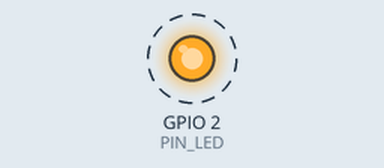
Simulated run of this sketch. Board: ESP32. Shown: output pins drawn as LEDs (lit = HIGH). Dashed ring = blinking. Nothing arrives over Bluetooth unless stated; a phone connects over Bluetooth LE 3 s after start; what the sketch prints to the serial monitor is not drawn.

Above: at 2.2 s.
Timing chart, 0 to 5.0 s (numbered marks = the images above):
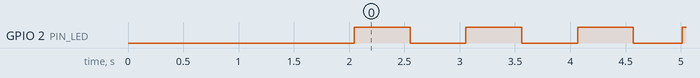

Measured:
- by itself, GPIO 2 (PIN_LED): alternates HIGH for 0.51 s and LOW for 0.51 s, 7 changes in all, then stays HIGH

The sketch:

TEST_BLE_MIDI_Sans_Servos.ino
```cpp
/***********************************************************************************************
TEST BLE MIDI ESP32 - Version sans servos
Pour tester uniquement la connexion BLE MIDI sans matériel
************************************************************************************************/

#include <BLEDevice.h>
#include <BLEServer.h>
#include <BLEUtils.h>
#include <BLE2902.h>

// Configuration
#define BLE_DEVICE_NAME "Lyre-MIDI-Test"
#define PIN_LED 2
#define SERIAL_BAUD_RATE 115200

// UUIDs pour BLE MIDI
#define SERVICE_UUID        "03b80e5a-ede8-4b33-a751-6ce34ec4c700"
#define CHARACTERISTIC_UUID "7772e5db-3868-4112-a1a9-f2669d106bf3"

// Objets BLE
BLEServer* pServer = NULL;
BLECharacteristic* pCharacteristic = NULL;
bool deviceConnected = false;

// Statistiques
uint32_t midiMessagesReceived = 0;
uint32_t noteOnCount = 0;
uint32_t noteOffCount = 0;

/***********************************************************************************************
CALLBACKS BLE
************************************************************************************************/

class MyServerCallbacks: public BLEServerCallbacks {
    void onConnect(BLEServer* pServer) {
      deviceConnected = true;
      Serial.println("\n[BLE] ✓✓✓ CONNEXION ETABLIE ✓✓✓");
      digitalWrite(PIN_LED, HIGH);
    };

    void onDisconnect(BLEServer* pServer) {
      deviceConnected = false;
      Serial.println("\n[BLE] ✗ Déconnexion");
      digitalWrite(PIN_LED, LOW);

      // Redémarrer advertising
      delay(500);
      pServer->getAdvertising()->start();
      Serial.println("[BLE] Advertising redémarré");
    }
};

/***********************************************************************************************
TRAITEMENT MESSAGES MIDI
************************************************************************************************/

void processMIDIMessage(uint8_t* data, size_t length) {
  if (length < 3) return;

  midiMessagesReceived++;

  uint8_t status = data[2] & 0xF0;
  uint8_t channel = data[2] & 0x0F;

  switch (status) {
    case 0x90: // Note On
      if (length >= 5) {
        uint8_t note = data[3];
        uint8_t velocity = data[4];

        Serial.printf("[MIDI] ♪ Note On: %d (vel: %d) canal: %d\n",
                      note, velocity, channel + 1);

        if (velocity > 0) {
          noteOnCount++;
          // Ici on jouerait la note sur les servos
          Serial.println("       → Servo jouerait cette note!");
        } else {
          noteOffCount++;
        }
      }
      break;

    case 0x80: // Note Off
      if (length >= 4) {
        uint8_t note = data[3];
        Serial.printf("[MIDI] ♪ Note Off: %d canal: %d\n",
                      note, channel + 1);
        noteOffCount++;
        Serial.println("       → Servo reviendrait au repos");
      }
      break;

    case 0xB0: // Control Change
      if (length >= 5) {
        uint8_t controller = data[3];
        uint8_t value = data[4];
        Serial.printf("[MIDI] CC: %d = %d\n", controller, value);

        if (controller == 123) {
          Serial.println("[MIDI] ♪♪♪ ALL NOTES OFF");
        }
      }
      break;
  }
}

class MyCallbacks: public BLECharacteristicCallbacks {
    void onWrite(BLECharacteristic *pCharacteristic) {
      uint8_t* data = pCharacteristic->getData();
      size_t length = pCharacteristic->getValue().length();

      if (length > 0) {
        processMIDIMessage(data, length);
      }
    }
};

/***********************************************************************************************
SETUP
************************************************************************************************/

void setup() {
  Serial.begin(SERIAL_BAUD_RATE);
  delay(2000);

  Serial.println("\n\n");
  Serial.println("================================================");
  Serial.println("     TEST BLE MIDI ESP32 (sans servos)");
  Serial.println("================================================");
  Serial.println();

  // LED
  pinMode(PIN_LED, OUTPUT);
  digitalWrite(PIN_LED, LOW);

  // Initialiser BLE
  Serial.println("[BLE] Initialisation BLE...");
  BLEDevice::init(BLE_DEVICE_NAME);
  Serial.println("[BLE] ✓ BLE Device initialisé");

  // Créer serveur
  pServer = BLEDevice::createServer();
  pServer->setCallbacks(new MyServerCallbacks());
  Serial.println("[BLE] ✓ Serveur BLE créé");

  // Créer service MIDI
  BLEService *pService = pServer->createService(SERVICE_UUID);
  Serial.println("[BLE] ✓ Service MIDI créé");

  // Créer caractéristique
  pCharacteristic = pService->createCharacteristic(
    CHARACTERISTIC_UUID,
    BLECharacteristic::PROPERTY_READ   |
    BLECharacteristic::PROPERTY_WRITE  |
    BLECharacteristic::PROPERTY_NOTIFY |
    BLECharacteristic::PROPERTY_WRITE_NR
  );

  pCharacteristic->setCallbacks(new MyCallbacks());
  pCharacteristic->addDescriptor(new BLE2902());
  Serial.println("[BLE] ✓ Caractéristique MIDI créée");

  // Démarrer service
  pService->start();
  Serial.println("[BLE] ✓ Service démarré");

  // Démarrer advertising
  BLEAdvertising *pAdvertising = BLEDevice::getAdvertising();
  pAdvertising->addServiceUUID(SERVICE_UUID);
  pAdvertising->setScanResponse(false);
  pAdvertising->setMinPreferred(0x0);
  pAdvertising->start();

  Serial.println();
  Serial.println("================================================");
  Serial.println("  ✓✓✓ BLE MIDI PRET ✓✓✓");
  Serial.println("================================================");
  Serial.printf("  Nom Bluetooth: %s\n", BLE_DEVICE_NAME);
  Serial.println("  Cherchez cet appareil dans votre app MIDI");
  Serial.println("================================================");
  Serial.println();
}

/***********************************************************************************************
LOOP
************************************************************************************************/

void loop() {
  // LED clignotante si non connecté
  static unsigned long lastLedToggle = 0;
  static bool ledState = false;

  if (!deviceConnected) {
    unsigned long now = millis();
    if (now - lastLedToggle >= 500) {
      ledState = !ledState;
      digitalWrite(PIN_LED, ledState);
      lastLedToggle = now;
    }
  }

  // Statistiques périodiques
  static unsigned long lastStats = 0;
  if (millis() - lastStats >= 10000) {
    Serial.println("\n--- Statistiques ---");
    Serial.printf("Connecté: %s\n", deviceConnected ? "OUI" : "NON");
    Serial.printf("Messages MIDI reçus: %d\n", midiMessagesReceived);
    Serial.printf("Note On: %d | Note Off: %d\n", noteOnCount, noteOffCount);
    Serial.println("-------------------\n");
    lastStats = millis();
  }

  delay(10);
}
```
